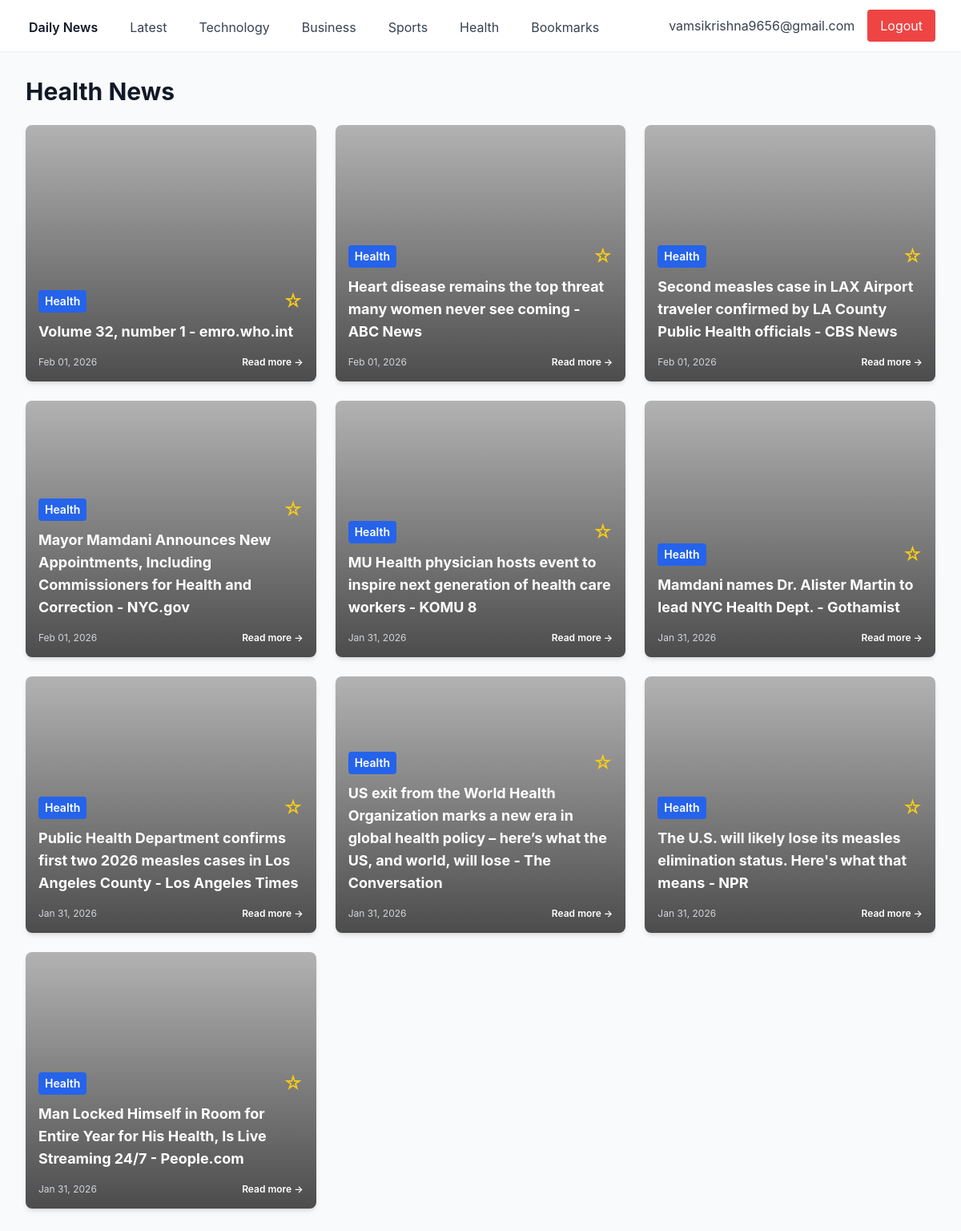
Page /category/Health (signed in) on the committed database.
### app/models.py (models this page shows)
class User(Base):
    __tablename__ = "users"
    id = Column(Integer, primary_key=True, index=True)
    email = Column(String, unique=True, index=True)
    password_hash = Column(String)
    created_at = Column(DateTime, default=datetime.utcnow)
    bookmarks = relationship("Bookmark", back_populates="user")

class Article(Base):
    __tablename__ = "articles"
    id = Column(Integer, primary_key=True, index=True)
    title = Column(String)
    summary = Column(Text)
    url = Column(String)
    image_url = Column(String, nullable=True)
    category = Column(String, index=True)
    published_at = Column(DateTime)
    bookmarks = relationship("Bookmark", back_populates="article")

### app/news/routes.py (the view)
@router.get("/category/{category_name}", response_class=HTMLResponse)
async def category(request: Request, category_name: str, db: Session = Depends(get_db), current_user = Depends(get_current_user)):
    if not current_user:
        return RedirectResponse(url="/login")
    articles = db.query(Article).filter(Article.category == category_name).order_by(Article.published_at.desc()).limit(40).all()
    bookmarked_ids = set()
    if current_user:
        bookmarks = db.query(Bookmark).filter(Bookmark.user_id == current_user.id).all()
        bookmarked_ids = {b.article_id for b in bookmarks}
    return templates.TemplateResponse("index.html", {
        "request": request,
        "articles": articles,
        "current_user": current_user,
        "bookmarked_ids": bookmarked_ids,
        "category": category_name
    })

### templates/index.html (shortened to what this page needs)
{% extends "base.html" %}
{% block content %}
<h1 class="text-3xl font-bold text-gray-900 mb-6">{{ category }} News</h1>
{% if articles %}
<div class="grid grid-cols-1 md:grid-cols-2 lg:grid-cols-3 gap-6">
    {% for article in articles %}
    <div class="bg-white rounded-lg shadow-md overflow-hidden hover:shadow-lg transition">
        <div class="article-card-image" style="background-image: url('{{ article.image_url }}');">
            <div class="article-overlay">
                <div class="p-4">
                    <div class="flex items-center justify-between mb-2">
                        <span class="text-sm text-white font-semibold bg-blue-600 px-2 py-1 rounded">{{ article.category
                            }}</span>
                        <form method="POST" action="/bookmark/{{ article.id }}">
                            <button type="submit" class="text-yellow-400 hover:text-yellow-300 text-2xl">
                                {% if article.id in bookmarked_ids %}
                                ★
                                {% else %}
                                ☆
                                {% endif %}
                            </button>
                        </form>
                    </div>
                    <h2 class="text-lg font-bold text-white mb-4">
                        <a href="{{ article.url }}" target="_blank" class="hover:text-gray-200">
                            {{ article.title }}
                        </a>
                    </h2>
                    <div class="flex items-center justify-between text-xs text-gray-300">
                        <span>{{ article.published_at.strftime('%b %d, %Y') }}</span>
                        <a href="{{ article.url }}" target="_blank"
                            class="text-white hover:text-gray-200 font-semibold">
                            Read more →
                        </a>
                    </div>
                </div>
            </div>
        </div>
    </div>
    {% endfor %}
</div>
{% else %}
<div class="text-center py-12">
    <p class="text-gray-600 text-lg">No articles available yet. News will be fetched shortly.</p>
</div>
{% endif %}
{% endblock %}

### templates/base.html (shortened to what this page needs)
<!DOCTYPE html>
<html lang="en">
<head>
    <script src="https://cdn.tailwindcss.com"></script>
    <link rel="stylesheet" href="/static/styles.css">
</head>
<body class="bg-gray-50">
    {% if current_user %}
    <nav class="bg-white shadow-sm">
        <div class="max-w-7xl mx-auto px-4 sm:px-6 lg:px-8">
            <div class="flex justify-between h-16">
                <div class="flex space-x-8">
                    <a href="/" class="inline-flex items-center px-1 pt-1 text-gray-900 font-semibold">
                        Daily News
                    </a>
                    <a href="/" class="inline-flex items-center px-1 pt-1 text-gray-700 hover:text-gray-900">
                        Latest
                    </a>
                    <a href="/category/Technology" class="inline-flex items-center px-1 pt-1 text-gray-700 hover:text-gray-900">
                        Technology
                    </a>
                    <a href="/category/Business" class="inline-flex items-center px-1 pt-1 text-gray-700 hover:text-gray-900">
                        Business
                    </a>
                    <a href="/category/Sports" class="inline-flex items-center px-1 pt-1 text-gray-700 hover:text-gray-900">
                        Sports
                    </a>
                    <a href="/category/Health" class="inline-flex items-center px-1 pt-1 text-gray-700 hover:text-gray-900">
                        Health
                    </a>
                    <a href="/bookmarks" class="inline-flex items-center px-1 pt-1 text-gray-700 hover:text-gray-900">
                        Bookmarks
                    </a>
                </div>
                <div class="flex items-center">
                    <span class="text-gray-700 mr-4">{{ current_user.email }}</span>
                    <form method="POST" action="/logout">
                        <button type="submit" class="bg-red-500 text-white px-4 py-2 rounded hover:bg-red-600">
                            Logout
                        </button>
                    </form>
                </div>
            </div>
        </div>
    </nav>
    {% endif %}
    <main class="max-w-7xl mx-auto px-4 sm:px-6 lg:px-8 py-8">
        {% block content %}{% endblock %}
    </main>
</body>
</html>

### static/styles.css (style rules this page uses)
body { font-family: -apple-system, BlinkMacSystemFont, 'Segoe UI', Roboto, 'Helvetica Neue', Arial, sans-serif; }
a, button { transition: all 0.2s ease-in-out; }
.hover\:shadow-lg { transition: box-shadow 0.3s ease-in-out; }
.article-card-image { width: 100%; min-height: 320px; background-size: cover; background-position: center; background-repeat: no-repeat; position: relative; }
.article-overlay { position: absolute; top: 0; left: 0; right: 0; bottom: 0; background: linear-gradient(to bottom, rgba(0, 0, 0, 0.3) 0%, rgba(0, 0, 0, 0.7) 100%); display: flex; flex-direction: column; justify-content: flex-end; }

### rows in the picture
User: email "vamsikrishna9656@gmail.com"
Article: category "Health", title "Volume 32, number 1 - emro.who.int", published_at "Feb 01, 2026"
Article: category "Health", title "Heart disease remains the top threat many women never see coming - ABC News", published_at "Feb 01, 2026"
Article: category "Health", title "Second measles case in LAX Airport traveler confirmed by LA County Public Health officials - CBS News", published_at "Feb 01, 2026"
Article: category "Health", title "Mayor Mamdani Announces New Appointments, Including Commissioners for Health and Correction - NYC.gov", published_at "Feb 01, 2026"
Article: category "Health", title "MU Health physician hosts event to inspire next generation of health care workers - KOMU 8", published_at "Jan 31, 2026"
Article: category "Health", title "Mamdani names Dr. Alister Martin to lead NYC Health Dept. - Gothamist", published_at "Jan 31, 2026"
Article: category "Health", title "Public Health Department confirms first two 2026 measles cases in Los Angeles County - Los Angeles Times", published_at "Jan 31, 2026"
Article: category "Health", title "US exit from the World Health Organization marks a new era in global health policy – here’s what the US, and world, will lose - The Conversation", published_at "Jan 31, 2026"
Article: category "Health", title "The U.S. will likely lose its measles elimination status. Here's what that means - NPR", published_at "Jan 31, 2026"
Article: category "Health", title "Man Locked Himself in Room for Entire Year for His Health, Is Live Streaming 24/7 - People.com", published_at "Jan 31, 2026"

### other values in the picture
{{ category }} "Health"
